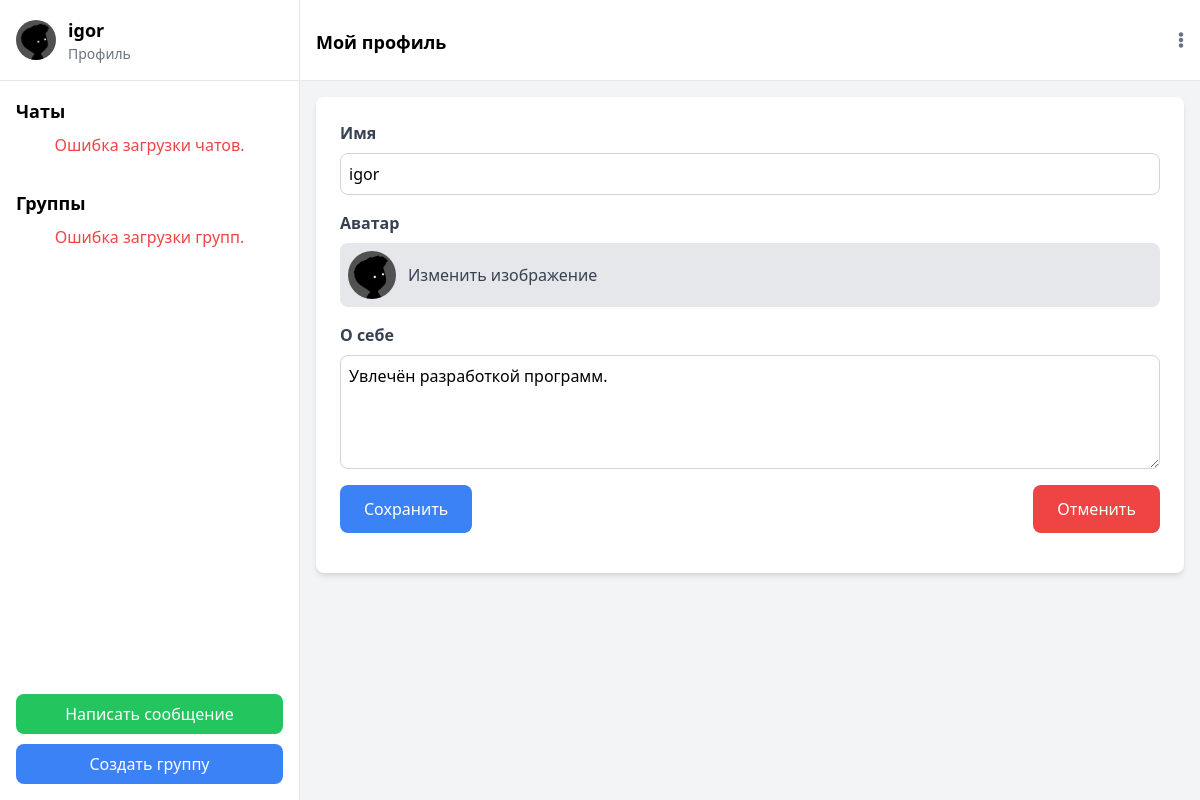
The app's page /edit-profile/ (signed in) with its own data.
### chat/models.py (models this page shows)
class CustomUser (AbstractUser ):
    about = models.TextField()
    phone_number = models.CharField(max_length=15)
    photo = models.ImageField(upload_to='images/', blank=True, null=True, default='images/user-default.png')

### chat/views.py (the view, shortened to what this page needs)
# urls.py: path('edit-profile/', UserProfileUpdateView.as_view(), name="edit_profile"),
class UserProfileUpdateView(LoginRequiredMixin, UpdateView):
    model = CustomUser
    form_class = UserProfileForm
    template_name = '../templates/chat/edit-profile.html'
    success_url = reverse_lazy('main')
    def get_object(self, queryset=None):
        return self.request.user # Возвращаем только аутентифицированного пользователя

### chat/forms.py
class UserProfileForm(forms.ModelForm):
    class Meta:
        model = CustomUser
        fields = ['username', 'about', 'photo']
        widgets = {
            'username': forms.TextInput(attrs={'class': 'w-full p-2 border border-gray-300 rounded-lg'}),
            'about': forms.Textarea(attrs={'class': 'w-full p-2 border border-gray-300 rounded-lg', 'rows': 4}),
            'photo': forms.FileInput(attrs={'class': 'hidden'}),  # Скрываем стандартный виджет
        }

### templates/chat/edit-profile.html (shortened to what this page needs)
{% extends 'chat/main.html' %}
{% load custom_tags %}
{% block header %}
<div class="flex-1 flex flex-col">
    <div class="flex items-center justify-between bg-white">
        <div class="flex items-center rounded-lg">
            <h2 class="text-lg font-semibold h-9 mt-3"> Мой профиль </h2>
        </div>
        <button class="text-gray-500" id="optionsButton">
            <i class="fas fa-ellipsis-v"></i>
        </button>
    </div>
</div>
{% endblock header %}
{% block content %}
    <div class="flex-1 p-4 overflow-y-auto">
        <div class="bg-white p-6 rounded-lg shadow-md">
            <form method="POST" enctype="multipart/form-data">
                <div class="mb-4">
                    <label for="username" class="block text-gray-700 font-semibold mb-2">Имя</label>
                    {{ form.username }}
                </div>
                <div class="mb-4">
                    <label for="avatar" class="block text-gray-700 font-semibold mb-2">Аватар</label>
                    <div class="flex items-center bg-gray-200 p-2 rounded-lg">
                        <label for="avatar-upload" class="flex items-center cursor-pointer">
                            <img id="avatar-preview" src="{{ user.photo.url }}" alt="User  Avatar" class="w-12 h-12 rounded-full mr-3">
                            <span id="change-avatar" class="cursor-pointer text-gray-700">Изменить изображение</span>
                        </label>
                    </div>
                </div>
                <div class="mb-4">
                    <label for="about" class="block text-gray-700 font-semibold mb-2">О себе</label>
                    {{ form.about }}
                </div>
                <div class="flex justify-between">
                    <button type="submit" class="bg-blue-500 text-white px-6 py-3 rounded-lg">Сохранить</button>
                    <button type="button" class="bg-red-500 text-white px-6 py-3 rounded-lg" onclick="window.location.href='{% url 'main' %}'">Отменить</button>
                </div>
            </form>
        </div>
    </div>
{% endblock content %}

### templates/chat/components/sidebar.html (shortened to what this page needs)
<div class="w-1/4 bg-white border-r border-gray-200 hidden md:flex flex-col justify-between">
    <div>
        <div class="p-4 border-b border-gray-200">
            <div class="flex items-center">
                <img alt="User  avatar placeholder" class="w-10 h-10 rounded-full" height="50" src="{{ user.photo.url }}" width="50"/>
                <div class="ml-3">
                    <h2 class="text-lg font-semibold">{{ user.username }}</h2>
                    <button class="text-sm text-gray-500" onclick="window.location.href='{% url 'edit_profile' %}'">Профиль</button>
                </div>
            </div>
        </div>
        <div class="p-4">
            <h3 class="text-lg font-semibold mb-2">Чаты</h3>
            <div id="error" class="hidden text-red-500 text-center">Ошибка загрузки чатов.</div>
        </div>
        <div class="p-4">
            <h3 class="text-lg font-semibold mb-2">Группы</h3>
            <div id="errorGroups" class="hidden text-red-500 text-center">Ошибка загрузки групп.</div>
        </div>
    </div>
    <div class="p-4">
        <button class="w-full bg-green-500 text-white py-2 px-4 rounded-lg mb-4" id="viewUser ListButton" style="margin-bottom: 10px" onclick="window.location.href='{% url 'user_list' %}'">Написать сообщение</button>
        <button class="w-full bg-blue-500 text-white py-2 px-4 rounded-lg" id="createGroupChatButton" onclick="window.location.href='{% url 'create_group' %}'">Создать группу</button>
    </div>

### records on screen
CustomUser: photo (picture), username "igor", about "Увлечён разработкой программ."
